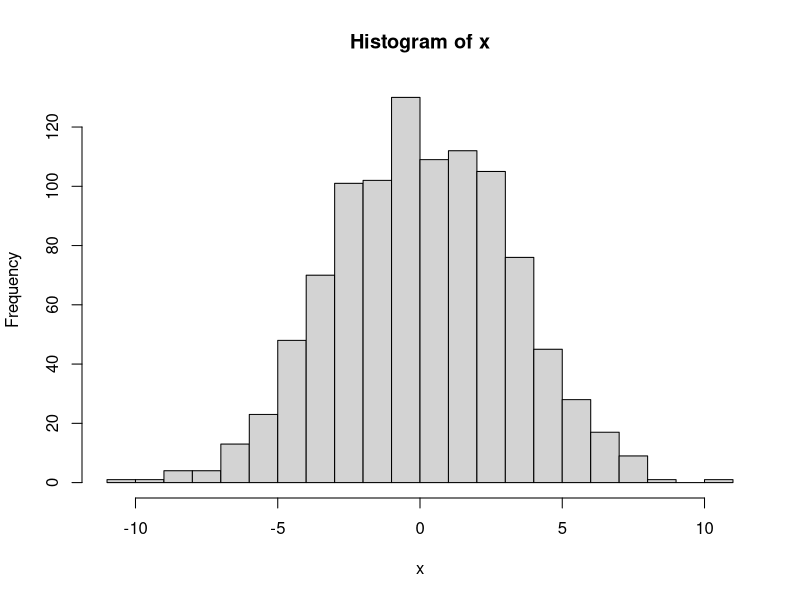
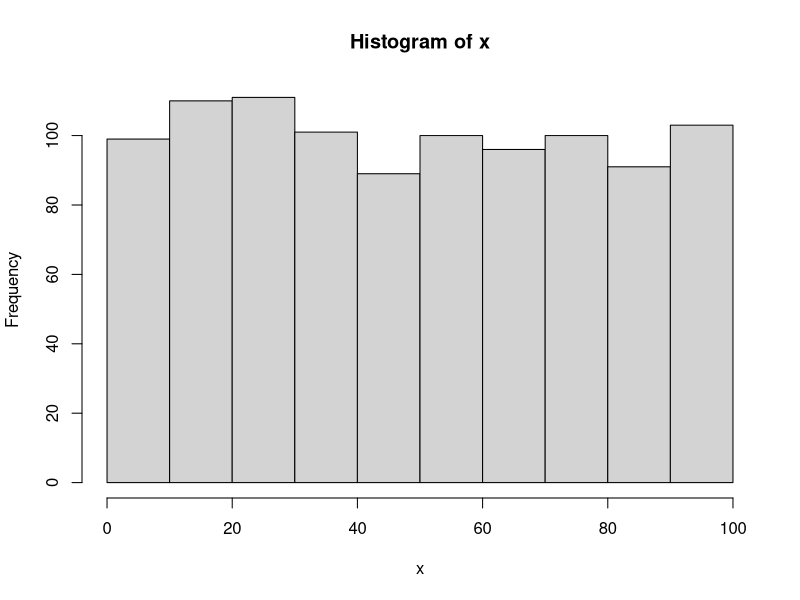
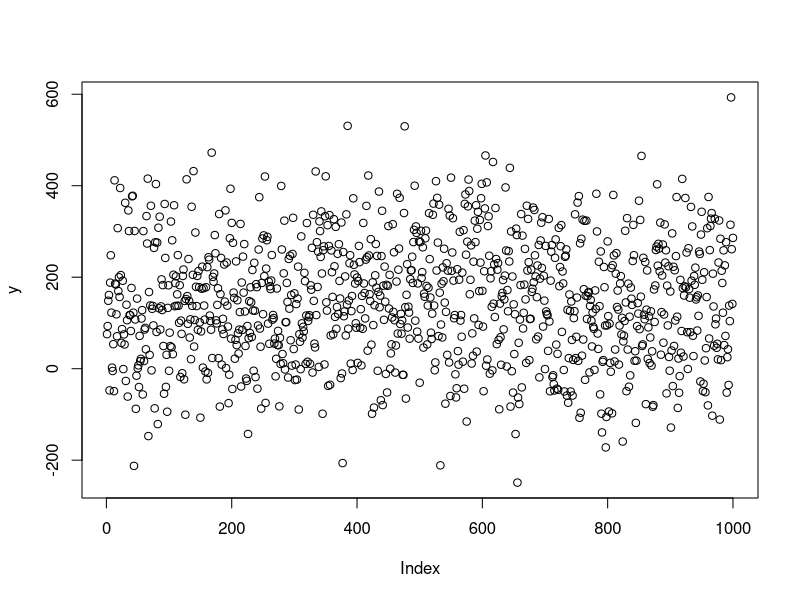
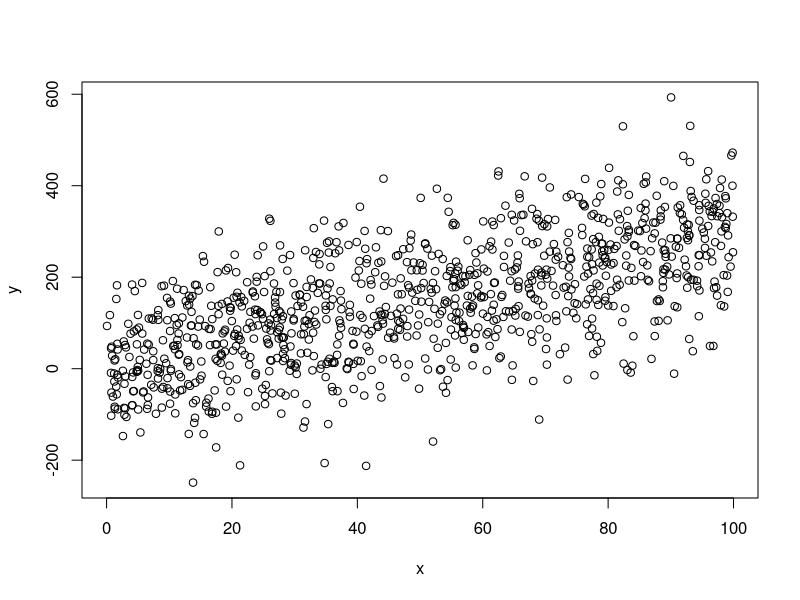
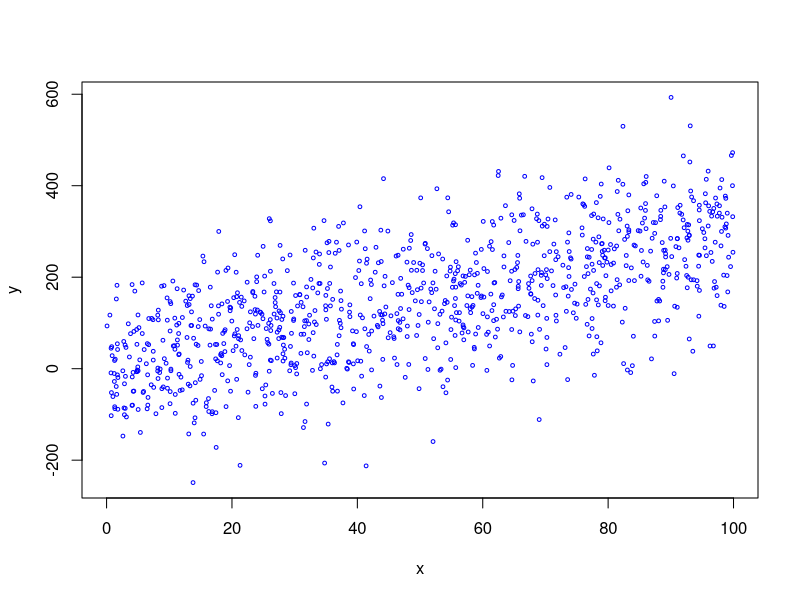

The R source for these figures, in order:
#THis script creates data and a few plots
x<-rnorm(n=1000, mean=0,sd=3)
x
hist(x, nclass=20)

###Linear regression
x<-runif(1000,0,100)
x
hist(x)

###Set parameters
m<-3
b<- -2
eps<-rnorm(1000,mean=0,sd=100)
y<-m*x+b+eps
plot(y)
plot(x,y)
 #Reduce size of the points
plot(x,y,cex=.5,col="blue")
